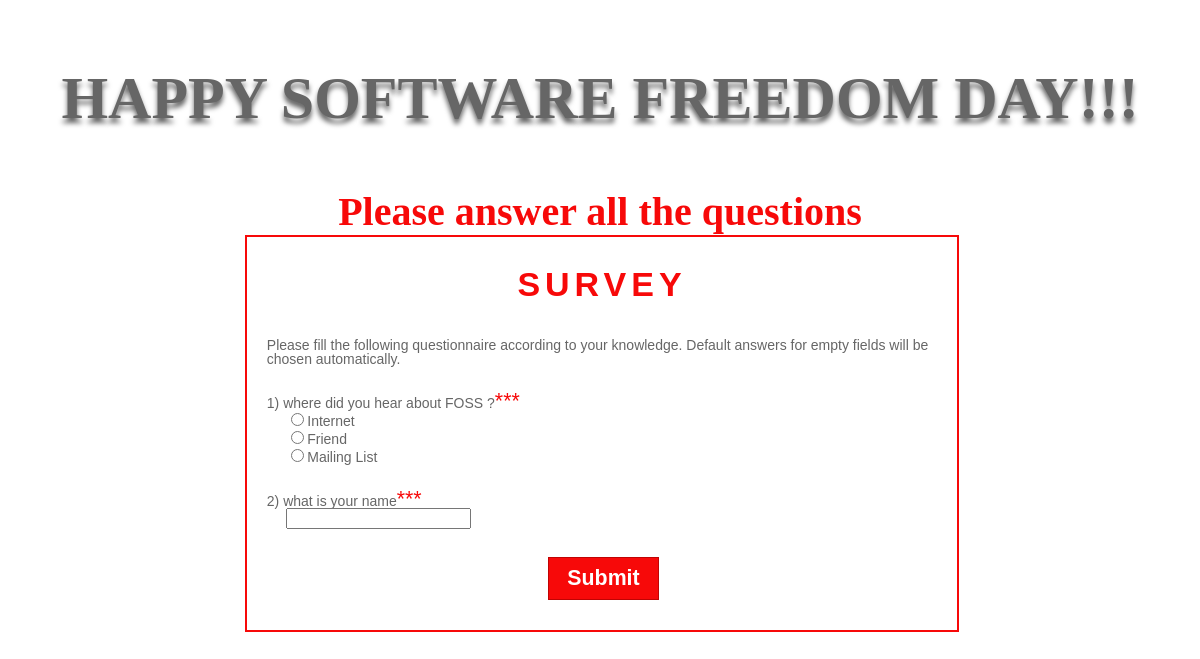
The page /submit.php on the database as committed earlier.
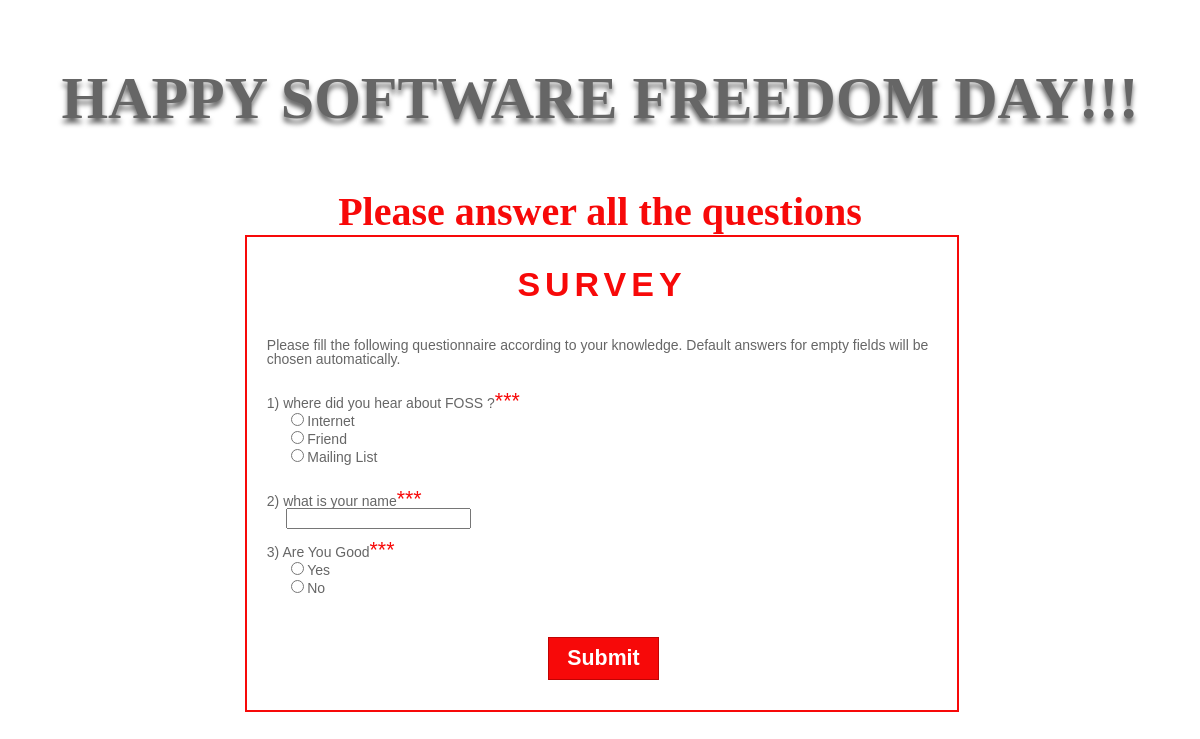
The same page on the database as committed later.
### tables this page shows
CREATE TABLE IF NOT EXISTS `question` (
  `id` int(11) NOT NULL AUTO_INCREMENT,
  `question` varchar(255) NOT NULL,
  `answer_type` tinyint(1) NOT NULL,
  PRIMARY KEY (`id`)
);

CREATE TABLE IF NOT EXISTS `options` (
  `id` int(11) NOT NULL AUTO_INCREMENT,
  `question_id` int(11) NOT NULL,
  `options` varchar(255) NOT NULL,
  PRIMARY KEY (`id`)
);

### submit.php (the view, shortened to what this page needs)
<?php
	require_once('include/function.php');
   $last = get_last();
   $wrong_input = 0;
   for($i = 1;$i <= $last; $i++ )
   {
      if(!isset($_POST[$i]))
         {
           $wrong_input++;
           }
   }
	if($wrong_input != 0)
	{
?>
<!DOCTYPE HTML>
<html>
<head>
<link href="style/style.css" rel="stylesheet" type="text/css">
</head>
<body>
	<div class = "wish">HAPPY SOFTWARE FREEDOM DAY!!!</div>
    <div class = "not_filled"> Please answer all the questions</div>
    <div class = "question_box">
            <div class = "questions">
            <h1> SURVEY</h1>
            <br />Please fill the following questionnaire according to your knowledge. Default answers for empty fields will be chosen automatically.<br /><br /><br />
                <form action = "submit.php" method = "post">
                    <?php
	    $questions = "SELECT * FROM question";
	    $questions_query = mysql_query($questions);
	    while($questions_fetch = mysql_fetch_array($questions_query, MYSQL_ASSOC))
        {
			$val = 0;
		    $id = $questions_fetch["id"];
			if(!isset($_POST[$id])) echo ($questions_fetch["id"] . ") ". $questions_fetch["question"]) ."<a class = 'asterisk'>***</a>";
    		 else	echo($questions_fetch["id"] . ") ". $questions_fetch["question"]);
			echo "<br />";
         if($questions_fetch["answer_type"] == 0)
         {
         	if(isset($_POST[$id])) { echo '&nbsp &nbsp &nbsp<input type = text name = "'.$id.'" placeholder = "'.$_POST[$id].'" svalue = "'.$_POST[$id].'">';}
         	else {echo '&nbsp &nbsp &nbsp<input type = "textarea" name = "'.$id.'">';}
            echo "<br /><br />";
         }
         else{
			$options = "SELECT * FROM options where `question_id` = $id";
			$options_query = mysql_query($options);
			while($options_fetch = mysql_fetch_array($options_query, MYSQL_ASSOC))
			{
				$option = $options_fetch["options"];
				if($questions_fetch["answer_type"] == 1 ) $type = "radio";
				else $type = "checkbox";
				if(isset($_POST[$id])) {
               if($_POST[$id] == $val) { echo '&nbsp &nbsp &nbsp<input type = "'.$type.'" name = "'.$id.'" value = "'.$val.'" checked>'.$option;}
					else echo '&nbsp &nbsp &nbsp<input type = "'.$type.'" name = "'.$id.'" value = "'.$val.'">'.$option;
					}
				else echo '&nbsp &nbsp &nbsp<input type = "'.$type.'" name = "'.$id.'" value = "'.$val.'">'.$option;
				$val++;
                echo "<br />";
			}
		    echo "<br /><br />";
		  }
		}
                     ?>
                    <br/>
                    <input class = "button_submit" type="submit" value = "Submit" />
                </form>
        </div>
    </div>
</body>
</html>
      <?php } ?>

### style/style.css (style rules this page uses)
body { background-attachment: fixed; //background-image: url(../images/background.jpg); background-repeat: no-repeat; background-position: center center; }
.wish { color: #666; background-repeat: no-repeat; line-height: 3em; text-align: center; height: auto; width: auto; font-size: 60px; font-style: normal; font-weight: bolder; font-family: calibri; text-shadow: 0px 5px 5px #666; //letter-spacing: 0.3em; }
.asterisk { color: #f70909; font-size: 16pt; }
.question_box { margin-left: 20%; width: 60%; color: #666; border: 2px solid #f70909; font-family: "Lucida Sans Unicode", "Lucida Grande", sans-serif; font-size: 14px; line-height: 1em; float: left; display: block; }
h1 { font-family: "Lucida Sans Unicode", "Lucida Grande", sans-serif; font-size: 34px; text-align: center; color: #f70909; letter-spacing: 5px; line-height: 1em; }
.questions { margin-left: 20px; margin-top: 30px; margin-right: 20px; margin-bottom: 30px; }
.button_submit { margin-left: 42%; cursor: pointer; background-color:#f70909; color: #fff; font-weight: bold; font-family: "Lucida Sans Unicode", "Lucida Grande", sans-serif; font-size: 16pt; border: 1px solid #c00303; text-align: center; padding-top: 8px; padding-right: 18px; padding-bottom: 8px; padding-left: 18px; }
.not_filled { color: #f70909; text-align: center; height: auto; width: auto; font-size: 40px; font-style: normal; font-weight: bolder; font-family: calibri; }

Rows that differ between the two databases and show on the page:
added question: id "3", question "Are You Good"
added options: options "Yes", shown under "3"
added options: options "No", shown under "3"
